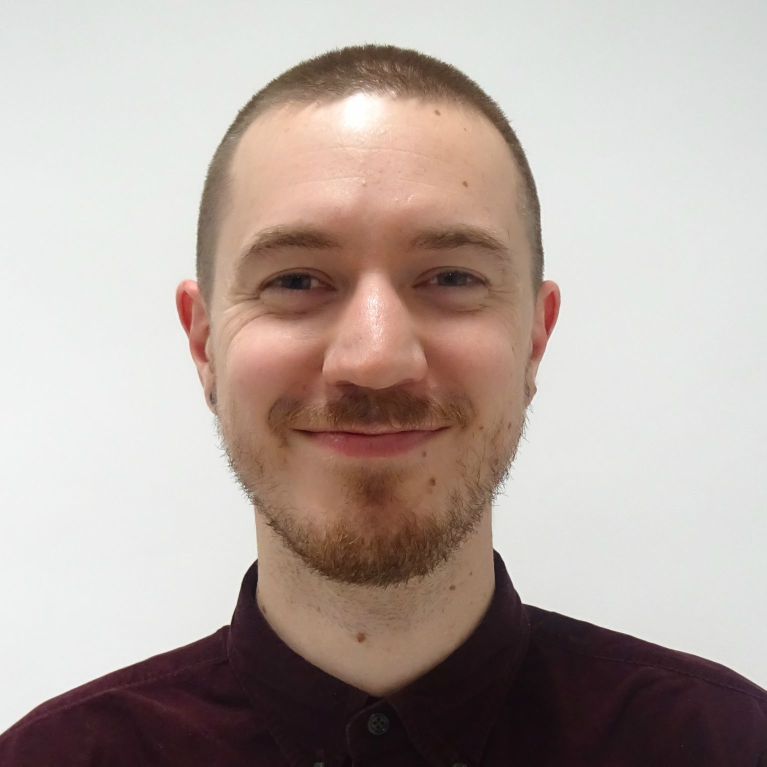
#> input picture Resources/face.jpg, 1533 x 1533 px (shown at 1/2 size)
$ python chapter9.py
#> lines starting #> are read from the running program, lines starting #| are printed output that depends on the picture; after the words box and inside, x2 and y2 are one past the last pixel; in counts of white or black regions, pixels touching at a corner belong together
"""
Chapter 9: Face Detection
"""
import cv2

faceCascade = cv2.CascadeClassifier("Resources/Haarcascades/haarcascade_frontalface_default.xml")

img = cv2.imread("Resources/face.jpg")
#> img is the input picture: shape (1533, 1533, 3); mean B, G, R 161.5, 167.6, 181.1
img = cv2.resize(img, (512, 512))
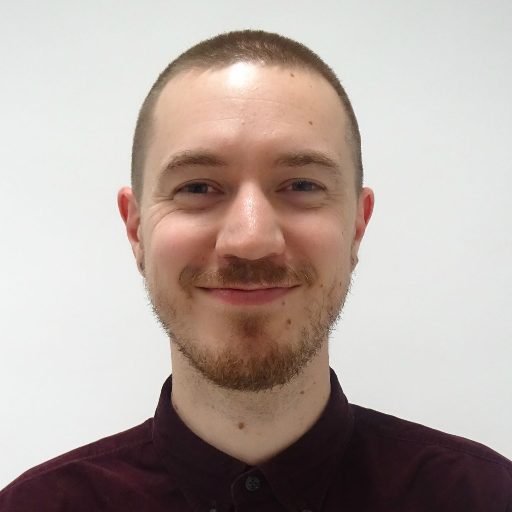
#> img: shape (512, 512, 3); mean B, G, R 161.4, 167.5, 181
cv2.imshow("Result", img)

imgGrey = cv2.cvtColor(img, cv2.COLOR_BGR2GRAY)
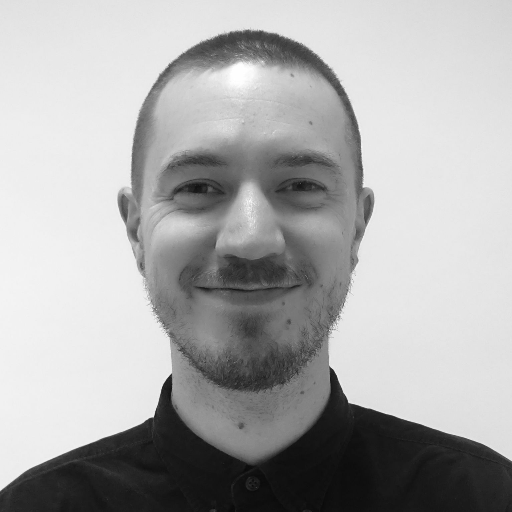
#> imgGrey: shape (512, 512); min 9, max 255, mean 170.8

faces = faceCascade.detectMultiScale(imgGrey, 1.1, 4)
#> faces = [[108, 78, 285, 285]]

for (x, y, w, h) in faces:
    cv2.rectangle(img, (x, y), (x + w, y + h), (255, 0, 0), 3)
#> this loop made 1 pass
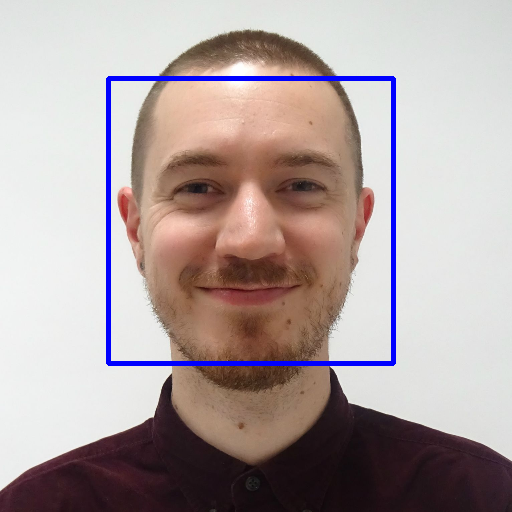
#> img: shape (512, 512, 3); 2.17% of pixels changed, all inside (x1, y1, x2, y2) = (106, 76, 396, 366)

cv2.imshow("Result", img)

cv2.waitKey(0)
"""
Press 'Q' to exit examples
"""

$ run again, with Resources/cards.jpg copied over Resources/face.jpg
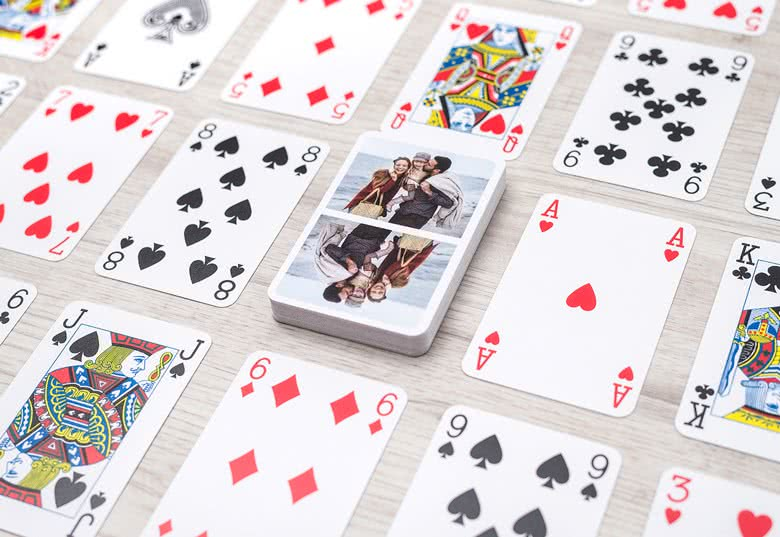
#> input picture Resources/cards.jpg, 780 x 537 px
#> img is the input picture: shape (537, 780, 3); mean B, G, R 215.6, 213.9, 221.7
#> `img = cv2.resize(img, (512, 512))`:
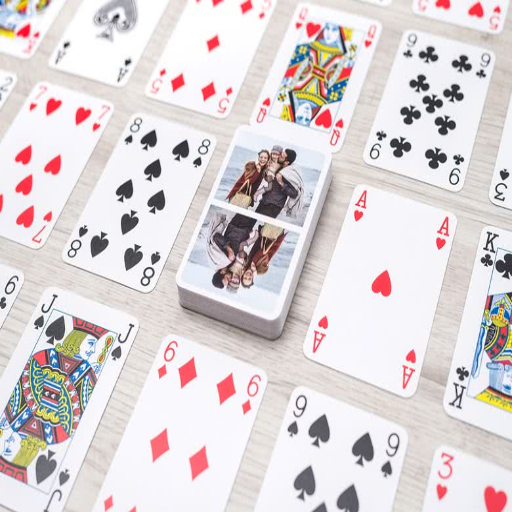
#> img: shape (512, 512, 3); mean B, G, R 215.5, 213.8, 221.6
#> `imgGrey = cv2.cvtColor(img, cv2.COLOR_BGR2GRAY)`:
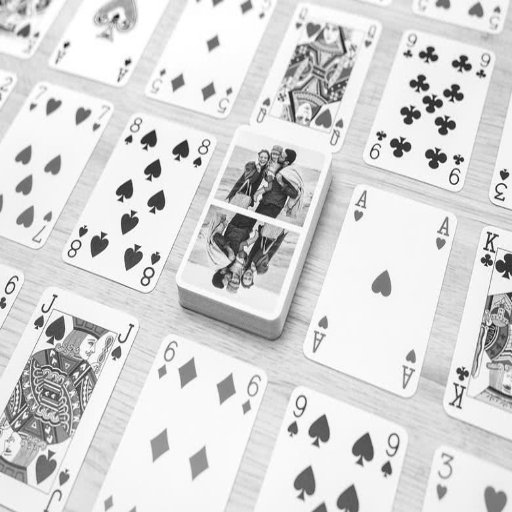
#> imgGrey: shape (512, 512); min 10, max 255, mean 216.4
#> faces = ()
